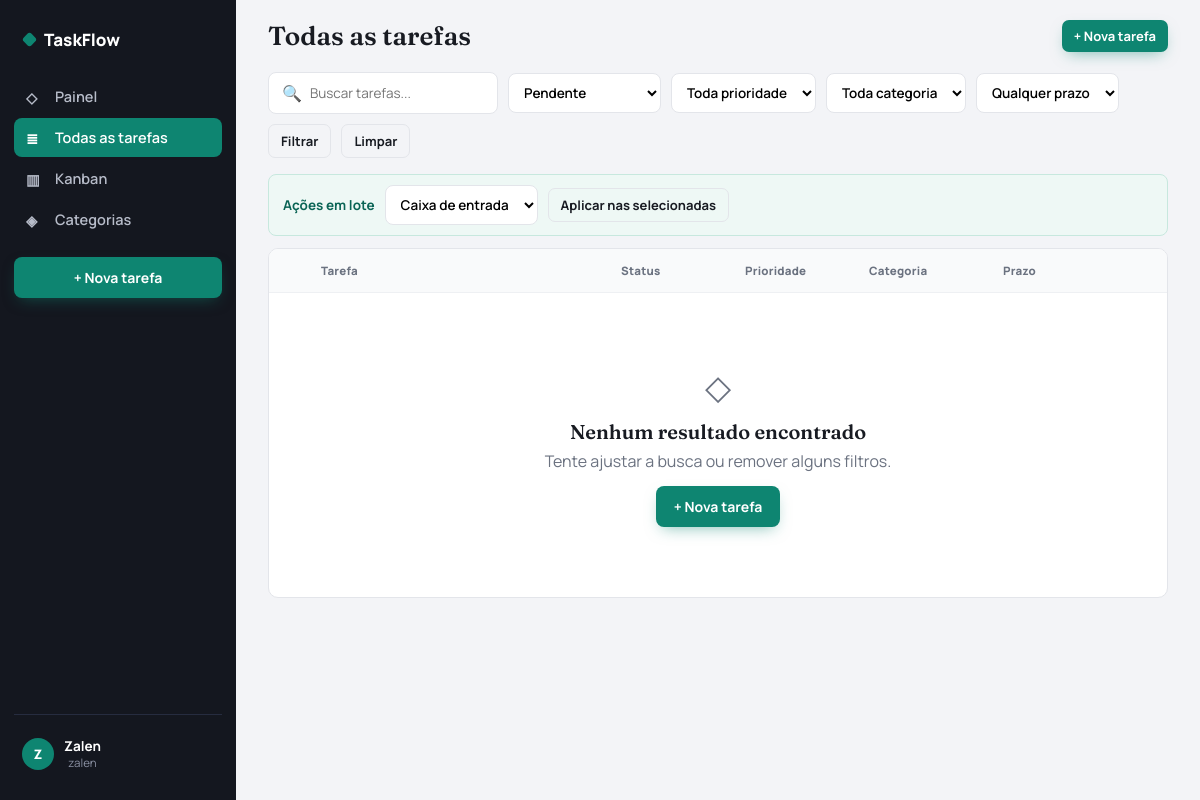
Page /tasks.php?status=pending (signed in) on the earlier database version.
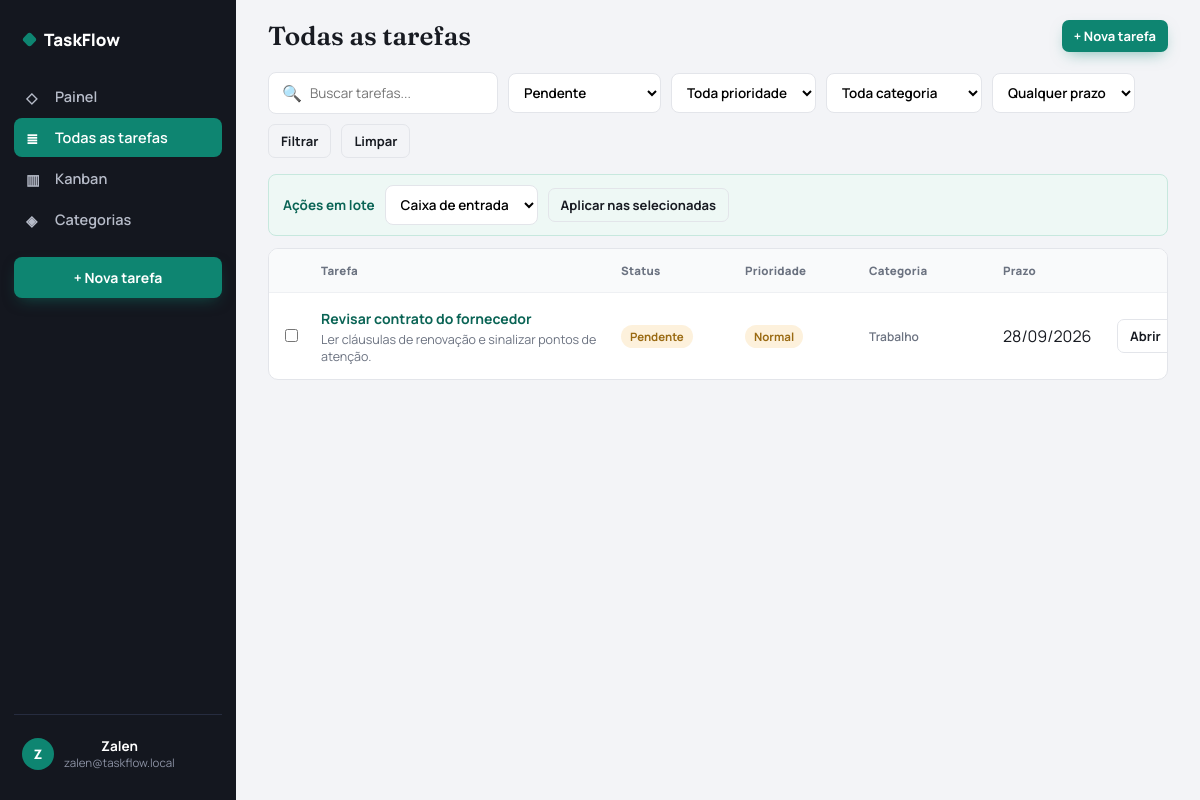
Same page on the later database version.
### tables this page shows
CREATE TABLE users (
    id INT UNSIGNED NOT NULL AUTO_INCREMENT,
    username VARCHAR(50) NOT NULL,
    email VARCHAR(255) NULL,
    name VARCHAR(100) NOT NULL,
    profile VARCHAR(100) NOT NULL DEFAULT 'Freelancer / Criador',
    password_hash VARCHAR(255) NOT NULL,
    created_at TIMESTAMP NOT NULL DEFAULT CURRENT_TIMESTAMP,
    PRIMARY KEY (id),
    UNIQUE KEY uq_users_username (username),
    UNIQUE KEY uq_users_email (email)
);

CREATE TABLE tasks (
    id BIGINT UNSIGNED NOT NULL AUTO_INCREMENT,
    user_id INT UNSIGNED NOT NULL,
    title VARCHAR(120) NOT NULL,
    description TEXT NULL,
    category VARCHAR(60) NULL,
    status ENUM('inbox','pending','progress','review','done') NOT NULL DEFAULT 'inbox',
    priority ENUM('low','normal','high','urgent') NOT NULL DEFAULT 'normal',
    due_date DATE NULL,
    created_at TIMESTAMP NOT NULL DEFAULT CURRENT_TIMESTAMP,
    updated_at TIMESTAMP NOT NULL DEFAULT CURRENT_TIMESTAMP ON UPDATE CURRENT_TIMESTAMP,
    PRIMARY KEY (id),
    KEY idx_tasks_user_status (user_id, status),
    KEY idx_tasks_user_due (user_id, due_date),
    KEY idx_tasks_user_category (user_id, category),
    KEY idx_tasks_user_updated (user_id, updated_at),
    CONSTRAINT fk_tasks_user FOREIGN KEY (user_id) REFERENCES users(id) ON DELETE CASCADE
);

### includes/bootstrap.php (called while the page is built, shortened)
<?php
require_once __DIR__ . '/../config/database.php';
function e(mixed $value): string {
    return htmlspecialchars((string)$value, ENT_QUOTES, 'UTF-8');
}
function first_char(string $value): string {
    return function_exists('mb_substr') ? mb_substr($value, 0, 1, 'UTF-8') : substr($value, 0, 1);
}
function truncate_text(string $value, int $limit): string {
    if (function_exists('mb_strlen') && function_exists('mb_substr')) {
        return mb_strlen($value, 'UTF-8') > $limit ? mb_substr($value, 0, $limit - 1, 'UTF-8') . '…' : $value;
    }
    return strlen($value) > $limit ? substr($value, 0, max(0, $limit - 3)) . '...' : $value;
}
function csrf_token(): string {
    return $_SESSION['csrf'];
}
function current_user(): ?array {
    try {
        $stmt = db()->prepare('SELECT id, username, email, name, profile FROM users WHERE id = :id LIMIT 1');
        $stmt->execute(['id' => (int)$_SESSION['user_id']]);
        $user = $stmt->fetch();
        return $user ?: null;
    } catch (RuntimeException $e) {
        return null;
    }
}
function require_auth(): array {
    $user = current_user();
    return $user;
}
function statuses(): array {
    return [
        'inbox' => 'Caixa de entrada',
        'pending' => 'Pendente',
        'progress' => 'Em andamento',
        'review' => 'Em revisão',
        'done' => 'Concluída',
    ];
}
function priorities(): array {
    return [
        'low' => 'Baixa',
        'normal' => 'Normal',
        'high' => 'Alta',
        'urgent' => 'Urgente',
    ];
}
function due_class(?string $date, string $status): string {
    $today = date('Y-m-d');
    $limit = date('Y-m-d', strtotime('+7 days'));
    if ($date <= $limit) return 'upcoming';
    return '';
}

### config/database.php (called while the page is built, shortened)
<?php
function db(bool $withoutDatabase = false): PDO {
    static $connections = [];
    $key = $withoutDatabase ? 'server' : 'database';
    if (isset($connections[$key])) {
        return $connections[$key];
    }
    $dsn = $withoutDatabase
        ? 'mysql:host=' . DB_HOST . ';port=' . DB_PORT . ';charset=utf8mb4'
        : 'mysql:host=' . DB_HOST . ';port=' . DB_PORT . ';dbname=' . DB_NAME . ';charset=utf8mb4';
    try {
        $pdo = new PDO($dsn, DB_USER, DB_PASS, [
            PDO::ATTR_ERRMODE => PDO::ERRMODE_EXCEPTION,
            PDO::ATTR_DEFAULT_FETCH_MODE => PDO::FETCH_ASSOC,
            PDO::ATTR_EMULATE_PREPARES => false,
        ]);
    } catch (PDOException $e) {
        throw new RuntimeException(
            $withoutDatabase
                ? 'Não foi possível conectar ao MySQL. Confirme se o MySQL está iniciado no XAMPP e revise config/database.php.'
                : 'Banco TaskFlow ainda não está disponível. Acesse install.php para criar o banco e as tabelas.',
            0,
            $e
        );
    }
    return $pdo;
}

### tasks.php (the view, shortened to what the changed rows need)
<?php
require_once __DIR__ . '/includes/bootstrap.php';
$user = require_auth();
$uid = (int)$user['id'];
$q = trim((string)($_GET['q'] ?? ''));
$status = (string)($_GET['status'] ?? '');
$priority = (string)($_GET['priority'] ?? '');
$category = trim((string)($_GET['category'] ?? ''));
$due = (string)($_GET['due'] ?? '');
$view = (string)($_GET['view'] ?? 'list');
$where = ['user_id = :uid']; $params = ['uid'=>$uid];
if ($status !== '' && array_key_exists($status, statuses())) { $where[]='status=:status'; $params['status']=$status; }
$order = $view === 'category' ? "ORDER BY category ASC, due_date IS NULL, due_date ASC, updated_at DESC" : 'ORDER BY updated_at DESC, id DESC';
$stmt = db()->prepare('SELECT id,user_id,title,description,category,status,priority,due_date,created_at,updated_at FROM tasks WHERE ' . implode(' AND ', $where) . ' ' . $order);
$stmt->execute($params); $tasks = $stmt->fetchAll(); $categories = user_categories($uid);
$grouped = [];
$filtersActive = ($q !== '' || $status !== '' || $priority !== '' || $category !== '' || $due !== '');
function status_class(string $status): string { return ['inbox'=>'st-inbox','pending'=>'st-pendente','progress'=>'st-andamento','review'=>'st-revisao','done'=>'st-concluida'][$status] ?? 'st-inbox'; }
function priority_class(string $priority): string { return ['urgent'=>'pri-alta','high'=>'pri-alta','normal'=>'pri-media','low'=>'pri-baixa'][$priority] ?? 'pri-media'; }
$pageTitle = $view === 'category' ? 'Categorias' : 'Todas as tarefas'; $activePage = $view === 'category' ? 'categories' : 'tasks';
include __DIR__ . '/includes/header.php';
?>
<?php if ($view === 'category'): ?>
    <?php if (!$grouped): ?><div class="empty"><div class="ic-big">◌</div><h3>Nenhuma categoria encontrada</h3><p>Crie uma tarefa com categoria para ela aparecer aqui.</p></div><?php endif; ?>
    <?php foreach($grouped as $categoryName => $categoryTasks): ?>
        <section class="cat-group open">
            <div class="cat-head"><div class="l"><span class="cat-swatch" style="background:#0e8571"></span><span class="name"><?=e($categoryName)?></span><span class="count"><?=count($categoryTasks)?> tarefa<?=count($categoryTasks)===1?'':'s'?></span></div><span class="chev">▸</span></div>
            <div class="cat-body"><?php foreach($categoryTasks as $task): ?><a class="cat-task" href="tasks.php?action=view&id=<?=e($task['id'])?>"><span class="tt"><?=e($task['title'])?></span><span class="pill <?=status_class($task['status'])?>"><?=e(statuses()[$task['status']])?></span></a><?php endforeach; ?></div>
        </section>
    <?php endforeach; ?>
<?php else: ?>
<form method="post">
    <div class="tasklist">
        <?php if (!$tasks): ?><div class="empty"><div class="ic-big">◇</div><h3><?= $filtersActive ? 'Nenhum resultado encontrado' : 'Nenhuma tarefa por aqui ainda' ?></h3><p><?= $filtersActive ? 'Tente ajustar a busca ou remover alguns filtros.' : 'Crie sua primeira tarefa para começar a organizar seu trabalho.' ?></p><a class="btn btn-primary" style="margin-top:14px" href="tasks.php?action=new">+ Nova tarefa</a></div><?php endif; ?>
        <?php foreach($tasks as $task): ?>
            <div class="trow" data-task-row>
                <div><input type="checkbox" class="row-check" name="ids[]" value="<?=e($task['id'])?>"></div>
                <div class="title-cell"><a class="tt" href="tasks.php?action=view&id=<?=e($task['id'])?>"><?=e($task['title'])?></a><div class="dd"><?=e(truncate_text((string)($task['description'] ?? ''), 80) ?: 'Sem descrição')?></div></div>
                <div><span class="pill <?=status_class($task['status'])?>"><?=e(statuses()[$task['status']])?></span></div>
                <div><span class="pill <?=priority_class($task['priority'])?>"><?=e(priorities()[$task['priority']])?></span></div>
                <div class="cat-tag"><?=e($task['category'] ?: 'Sem categoria')?></div>
                <div class="<?=due_class($task['due_date'] ?? null,$task['status'])==='overdue'?'due-late':''?>"><?=!empty($task['due_date'])?e(date('d/m/Y',strtotime($task['due_date']))):'—'?></div>
                <div><a class="btn btn-ghost btn-sm" href="tasks.php?action=view&id=<?=e($task['id'])?>">Abrir</a></div>
            </div>
        <?php endforeach; ?>
    </div>
</form>
<?php endif; ?>
<?php include __DIR__ . '/includes/footer.php'; ?>

### includes/header.php (shortened to what the changed rows need)
<?php
$names = preg_split('/\s+/', trim((string)($user['name'] ?? 'User'))) ?: ['User'];
$initials = strtoupper(first_char($names[0] ?? 'U') . first_char($names[1] ?? ''));
$email = $user['email'] ?? $user['username'] ?? '';
?>
<!doctype html>
<html lang="pt-BR">
<head>
    <link rel="stylesheet" href="assets/css/app.css">
</head>
<body>
<div class="app show" data-csrf="<?=e(csrf_token())?>">
    <aside class="sidebar" id="sidebar">
        <div class="sidebar-foot">
            <button class="user-row" type="button" data-profile-toggle>
                <div class="avatar"><?=e($initials ?: 'U')?></div>
                <div><div class="user-name"><?=e($user['name'] ?? '')?></div><div class="user-mail"><?=e($email)?></div></div>
            </button>
        </div>
    </aside>
    <div class="main">
        <header class="topbar">
            <div style="display:flex;align-items:center;gap:12px">
                <h1><?=e($pageTitle)?></h1>
            </div>
        </header>
        <main class="content">

Differences in the rows shown:
changed users "Zalen": email "zalen" → "zalen@taskflow.local"
added tasks: title "Revisar contrato do fornecedor", description "Ler cláusulas de renovação e sinalizar pontos de atenção.", status "Pendente", priority "Normal", category "Trabalho", due_date "28/09/2026"
Other differences:
text no longer shown: "◇ Nenhum resultado encontrado Tente ajustar a busca ou remover alguns filtros. + Nova tarefa"
